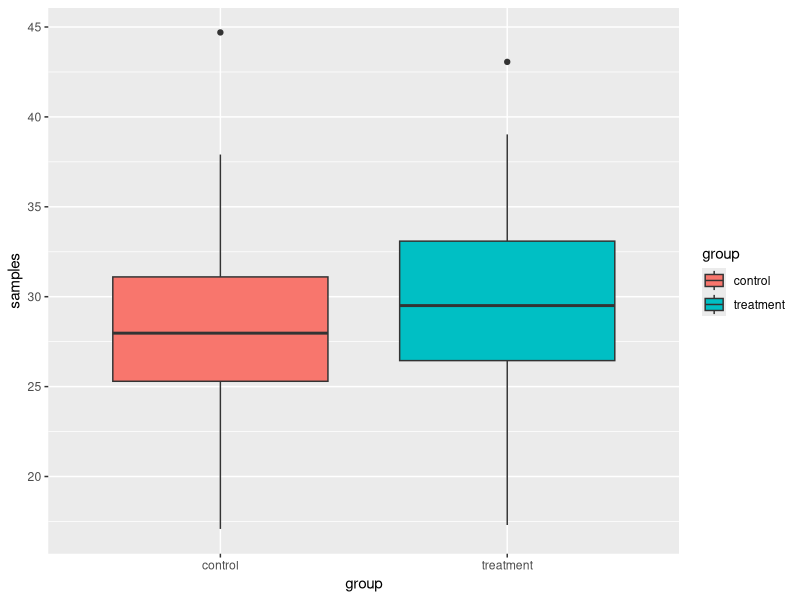
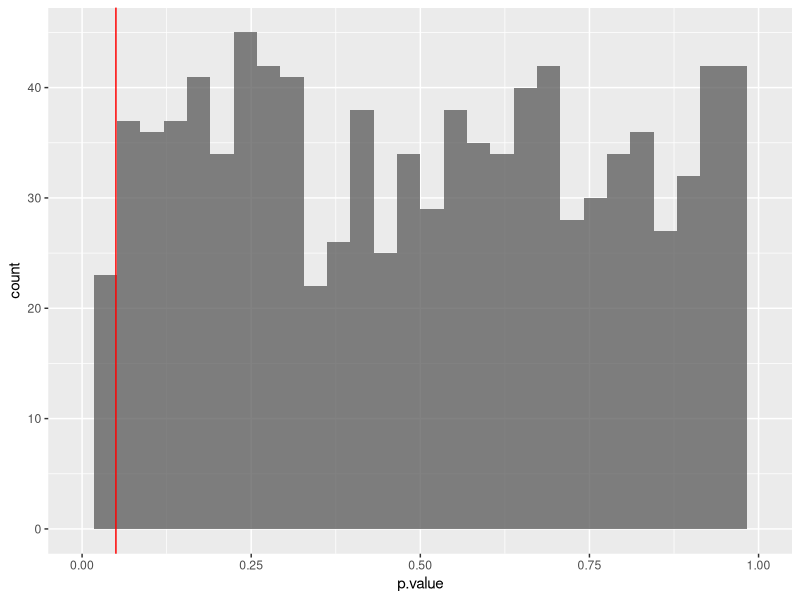
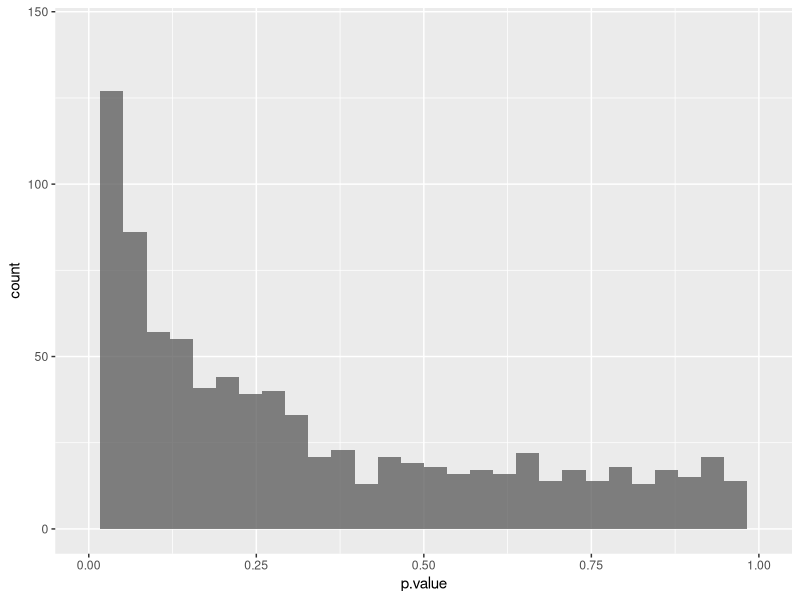
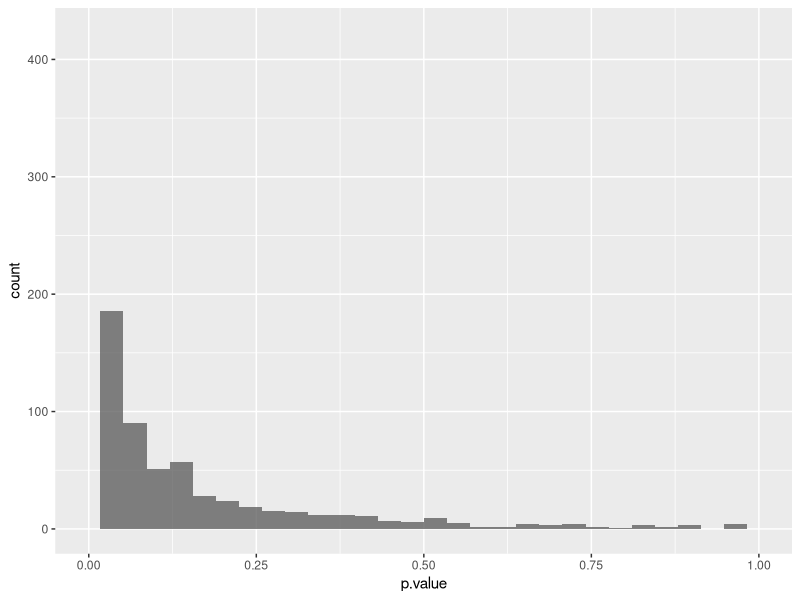
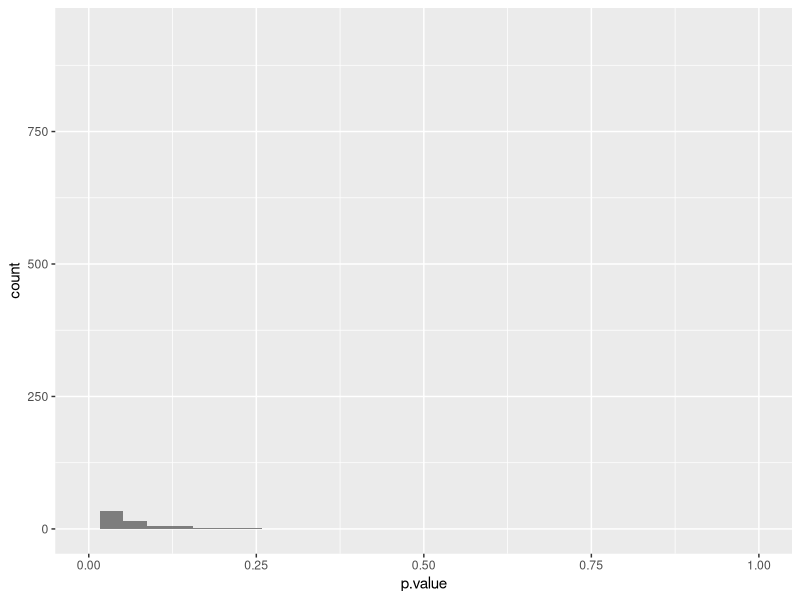

The R script that drew these images, in order:
## ---- chunk 1
require(ggplot2)
require(tidyverse)
require(MASS)
## ---- chunk 2
sample.maker <- function(nt,nc,mt,mc,s){
    samples<- rnorm(nt, mean = mt, sd = s) #generate nt random sample with mean = mt and standard deviation =s
    sim.with.tsample <- cbind(samples, rep("treatment", nt)) # bind the simulation value to the treatment.sample
    samples<- rnorm(nc, mean = mc, sd = s) #generate nc random sample with mean = mc and standard deviation =s
    sim.with.csample <- cbind(samples, rep("control", nc)) # bind the simulation value to the control.sample 
    random.samples <- rbind(sim.with.tsample, sim.with.csample) # bind the treatment sample to control sample
    random.samples <- as.data.frame(random.samples)
    colnames(random.samples) <- c("samples", "group")
    random.samples$group <- as.factor(random.samples$group)
    random.samples$samples <- as.numeric(random.samples$samples)
  return(random.samples)
}
s <- sample.maker(100,80,30,29,5)

ggplot(s,aes(x = group, y = samples, fill = group))+
  geom_boxplot()

## ---- chunk 3
#In one sample test, the signal is the difference between sample mean and population mean(sample mean - population.mean), and the noise is the standard error(stdev / sqrt(n)); while in two sample test, the signal is the diparity of difference in two sample means(mean1 - mean2) and the hypothesized difference, and the noise is the combined standard errors(sqrt(var1^2/n1 + var2^2/n2)) of the two samples. The noise for two sample test should be larger because we conduct the the test based on two samples, which introduces more nosie to the test. Also, based on the formula, the noise for one sample test is (stdev / sqrt(n)) and the ones for two sample test is (stdev * sqrt(2/n)), assumed the variances of two samples are equal. The noise for two sample test is obviously bigger than one sample test.
## ---- chunk 4
p.val.generator <- function(n,nt,nc,mt,mc,s){
  test <- data.frame(index = as.numeric(), p.value = as.numeric())
  for (i in 1:n) {
      index <- i
      temp <- sample.maker(nt,nc,mt,mc,s)
      t.test.samples <- t.test(temp$samples ~ temp$group)
      p<- t.test.samples$p.value
      t <- cbind(index, p)
      test <- rbind(test,t)
  }
  colnames(test) <- c("index", "p.value")
  return(test)
}

result <- p.val.generator(1000,100,100,30,30,10) 

 ggplot(result, aes(x = p.value)) +
  geom_histogram(alpha=0.75, position="identity") +
  geom_vline(xintercept =0.05, colour="red") +
  xlim(0,1)

#If the p-value is below 0.05(critical value), a type I error might occur because you might reject a correct null hypothesis.
#Both type of errors can be presented in the test from simulated samples. If the test on your simulated samples produce a p-value lower than the critical value, you reject the null hypothesis, which implies that you might conduct a type I error. On the other hand, if the p-value is higher than the critical value, you fail to reject the null hypothesis, which implies that you might conduct a type II error. In other words, you fail to reject a false null hypothesis.Although in this case, it is more likely to conduct a type II error than type I error since the most of the p-values is larger than 0.05.
## ---- chunk 5
x <- p.val.generator(1000,100,80,30,29,5)

plot.sample <- ggplot(x, aes(x = p.value)) +
  geom_histogram(alpha=0.75, position="identity") +
  xlim(0,1)

plot.sample
## ---- chunk 6
#If I change the standard deviation from 5 to 3, it will increase the likelihood of rejecting the null hypothesis because the z value(test statistic) will increase, which means the p-value will decrease.The distribution of p-values is different because the noise(standard deviation) in the hypothesis test is changed.

z <- p.val.generator(1000,100,80,30,29,3)

plot.sample1 <- ggplot(z, aes(x = p.value)) +
  geom_histogram(alpha=0.75, position="identity") +
  xlim(0,1)

plot.sample1

## ---- chunk 7

#The reason why the distribution of p-values is different is because the signal(difference in means between control group and treatment group) in the hypothesis test is bigger.

w <- p.val.generator(1000,100,80,30,27,5)

plot.sample2 <- ggplot(w, aes(x = p.value)) +
  geom_histogram(alpha=0.75, position="identity") +
  xlim(0,1)

plot.sample2
